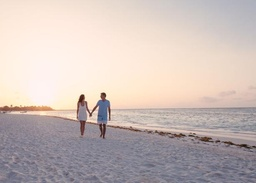
#> input picture Final Project/Code/samples/couple.jpg, 256 x 183 px, shrunk from 615 x 440 before the run
$ python main.py
#> lines starting #> are read from the running program, lines starting #| are printed output that depends on the picture
### Final Project/Code/seam_carving.py
import numpy as np
import cv2
import matplotlib.pyplot as plt
import matplotlib.image as mpimg


class SeamCarver:
    def __init__(self, filename, out_height, out_width, protect_mask='', object_mask=''):
        # initialize parameter
        self.filename = filename
        self.out_height = out_height
        self.out_width = out_width

        # read in image and store as np.float64 format
        self.in_image = cv2.imread(filename).astype(np.float64)
        self.in_height, self.in_width = self.in_image.shape[: 2]

        # keep tracking resulting image
        self.out_image = np.copy(self.in_image)

        # object removal --> self.object = True
        self.object = (object_mask != '')
        if self.object:
            # read in object mask image file as np.float64 format in gray scale
            self.mask = cv2.imread(object_mask, 0).astype(np.float64)
            self.protect = False
        # image re-sizing with or without protect mask
        else:
            self.protect = (protect_mask != '')
            if self.protect:
                # if protect_mask filename is provided, read in protect mask image file as np.float64 format in gray scale
                self.mask = cv2.imread(protect_mask, 0).astype(np.float64)
        # kernel for forward energy map calculation
        self.kernel_x = np.array([[0., 0., 0.], [-1., 0., 1.], [0., 0., 0.]], dtype=np.float64)
        self.kernel_y_left = np.array([[0., 0., 0.], [0., 0., 1.], [0., -1., 0.]], dtype=np.float64)
        self.kernel_y_right = np.array([[0., 0., 0.], [1., 0., 0.], [0., -1., 0.]], dtype=np.float64)

        # constant for covered area by protect mask or object mask
        self.constant = 1000

        # starting program
        self.start()


    def start(self):
        """
        :return:
        If object mask is provided --> object removal function will be executed
        else --> seam carving function (image retargeting) will be process
        """
        if self.object:
            self.object_removal()
        else:
            self.seams_carving()


    # [34 lines left out: function seams_carving, not called in this run]


    def object_removal(self):
        """
        :return:
        Object covered by mask will be removed first and seam will be inserted to return to original image dimension
        """
        rotate = False
        object_height, object_width = self.get_object_dimension()
        # [4 lines of commented-out code are left out]

        while len(np.where(self.mask[:, :] < 10)[0]) > 0:
            energy_map = self.calc_energy_map() #calculate energy map
            energy_map[np.where(self.mask[:, :] < 10)] *= -self.constant #add mask
            cumulative_map = self.cumulative_map_forward(energy_map)
            seam_idx = self.find_seam(cumulative_map)
            self.delete_seam(seam_idx)
            self.delete_seam_on_mask(seam_idx)
            print(len(np.where(self.mask[:, :] < 10)[0]))

        if not rotate:
            num_pixels = self.in_width - self.out_image.shape[1]
        else:
            num_pixels = self.in_height - self.out_image.shape[1]

        self.seams_insertion(num_pixels)
        if rotate:
            self.out_image = self.rotate_image(self.out_image, 0)


    # [15 lines left out: function seams_removal, not called in this run]


    def seams_insertion(self, num_pixel):
        if self.protect:
            temp_image = np.copy(self.out_image)
            temp_mask = np.copy(self.mask)
            seams_record = []

            for dummy in range(num_pixel):
                energy_map = self.calc_energy_map()
                energy_map[np.where(self.mask[:, :] < 10)] *= self.constant
                cumulative_map = self.cumulative_map_backward(energy_map)
                seam_idx = self.find_seam(cumulative_map)
                seams_record.append(seam_idx)
                self.delete_seam(seam_idx)
                self.delete_seam_on_mask(seam_idx)

            self.out_image = np.copy(temp_image)
            self.mask = np.copy(temp_mask)
            n = len(seams_record)
            for dummy in range(n):
                seam = seams_record.pop(0)
                self.add_seam(seam)
                self.add_seam_on_mask(seam)
                seams_record = self.update_seams(seams_record, seam)
        else:
            temp_image = np.copy(self.out_image)
            seams_record = []

            for dummy in range(num_pixel):
                energy_map = self.calc_energy_map()
                cumulative_map = self.cumulative_map_backward(energy_map)
                seam_idx = self.find_seam(cumulative_map)
                seams_record.append(seam_idx)
                self.delete_seam(seam_idx)

            self.out_image = np.copy(temp_image)
            n = len(seams_record)
            for dummy in range(n):
                seam = seams_record.pop(0)
                self.add_seam(seam)
                seams_record = self.update_seams(seams_record, seam)


    def calc_energy_map(self):
        b, g, r = cv2.split(self.out_image)
        b_energy = np.absolute(cv2.Scharr(b, -1, 1, 0)) + np.absolute(cv2.Scharr(b, -1, 0, 1))
        g_energy = np.absolute(cv2.Scharr(g, -1, 1, 0)) + np.absolute(cv2.Scharr(g, -1, 0, 1))
        r_energy = np.absolute(cv2.Scharr(r, -1, 1, 0)) + np.absolute(cv2.Scharr(r, -1, 0, 1))
        return b_energy + g_energy + r_energy


    def cumulative_map_backward(self, energy_map):
        m, n = energy_map.shape
        output = np.copy(energy_map)
        for row in range(1, m):
            for col in range(n):
                output[row, col] = \
                    energy_map[row, col] + np.amin(output[row - 1, max(col - 1, 0): min(col + 2, n - 1)])
        return output


    def cumulative_map_forward(self, energy_map):
        matrix_x = self.calc_neighbor_matrix(self.kernel_x)
        matrix_y_left = self.calc_neighbor_matrix(self.kernel_y_left)
        matrix_y_right = self.calc_neighbor_matrix(self.kernel_y_right)

        m, n = energy_map.shape
        output = np.copy(energy_map)
        for row in range(1, m):
            for col in range(n):
                if col == 0:
                    e_right = output[row - 1, col + 1] + matrix_x[row - 1, col + 1] + matrix_y_right[row - 1, col + 1]
                    e_up = output[row - 1, col] + matrix_x[row - 1, col]
                    output[row, col] = energy_map[row, col] + min(e_right, e_up)
                elif col == n - 1:
                    e_left = output[row - 1, col - 1] + matrix_x[row - 1, col - 1] + matrix_y_left[row - 1, col - 1]
                    e_up = output[row - 1, col] + matrix_x[row - 1, col]
                    output[row, col] = energy_map[row, col] + min(e_left, e_up)
                else:
                    e_left = output[row - 1, col - 1] + matrix_x[row - 1, col - 1] + matrix_y_left[row - 1, col - 1]
                    e_right = output[row - 1, col + 1] + matrix_x[row - 1, col + 1] + matrix_y_right[row - 1, col + 1]
                    e_up = output[row - 1, col] + matrix_x[row - 1, col]
                    output[row, col] = energy_map[row, col] + min(e_left, e_right, e_up)
        return output


    def calc_neighbor_matrix(self, kernel):
        b, g, r = cv2.split(self.out_image)
        output = np.absolute(cv2.filter2D(b, -1, kernel=kernel)) + \
                 np.absolute(cv2.filter2D(g, -1, kernel=kernel)) + \
                 np.absolute(cv2.filter2D(r, -1, kernel=kernel))
        return output


    def find_seam(self, cumulative_map):
        m, n = cumulative_map.shape
        output = np.zeros((m,), dtype=np.uint32)
        output[-1] = np.argmin(cumulative_map[-1])
        for row in range(m - 2, -1, -1):
            prv_x = output[row + 1]
            if prv_x == 0:
                output[row] = np.argmin(cumulative_map[row, : 2])
            else:
                output[row] = np.argmin(cumulative_map[row, prv_x - 1: min(prv_x + 2, n - 1)]) + prv_x - 1
        return output


    def delete_seam(self, seam_idx):
        m, n = self.out_image.shape[: 2]
        output = np.zeros((m, n - 1, 3))
        for row in range(m):
            col = seam_idx[row]
            output[row, :, 0] = np.delete(self.out_image[row, :, 0], [col])
            output[row, :, 1] = np.delete(self.out_image[row, :, 1], [col])
            output[row, :, 2] = np.delete(self.out_image[row, :, 2], [col])
        self.out_image = np.copy(output)


    def add_seam(self, seam_idx):
        m, n = self.out_image.shape[: 2]
        output = np.zeros((m, n + 1, 3))
        for row in range(m):
            col = seam_idx[row]
            for ch in range(3):
                if col == 0:
                    p = np.average(self.out_image[row, col: col + 2, ch])
                    output[row, col, ch] = self.out_image[row, col, ch]
                    output[row, col + 1, ch] = p
                    output[row, col + 1:, ch] = self.out_image[row, col:, ch]
                else:
                    p = np.average(self.out_image[row, col - 1: col + 1, ch])
                    output[row, : col, ch] = self.out_image[row, : col, ch]
                    output[row, col, ch] = p
                    output[row, col + 1:, ch] = self.out_image[row, col:, ch]
        self.out_image = np.copy(output)


    def update_seams(self, remaining_seams, current_seam):
        output = []
        for seam in remaining_seams:
            seam[np.where(seam >= current_seam)] += 2
            output.append(seam)
        return output


    # [26 lines left out: functions rotate_image, rotate_mask, not called in this run]


    def delete_seam_on_mask(self, seam_idx):
        m, n = self.mask.shape
        output = np.zeros((m, n - 1))
        for row in range(m):
            col = seam_idx[row]
            output[row, : ] = np.delete(self.mask[row, : ], [col])
        self.mask = np.copy(output)


    # [16 lines left out: function add_seam_on_mask, not called in this run]


    def get_object_dimension(self):
        rows, cols = np.where(self.mask < 10)
        height = np.amax(rows) - np.amin(rows) + 1
        width = np.amax(cols) - np.amin(cols) + 1
        return height, width


    def save_result(self, filename):
        cv2.imwrite(filename, self.out_image.astype(np.uint8))

### Final Project/Code/main.py
from seam_carving import SeamCarver

import os


def image_resize_without_mask(filename_input, filename_output, new_height, new_width):
    obj = SeamCarver(filename_input, new_height, new_width)
    obj.save_result(filename_output)


def image_resize_with_mask(filename_input, filename_output, new_height, new_width, filename_mask):
    obj = SeamCarver(filename_input, new_height, new_width, protect_mask=filename_mask)
    obj.save_result(filename_output)


def object_removal(filename_input, filename_output, filename_mask):
    obj = SeamCarver(filename_input, 0, 0, object_mask=filename_mask)
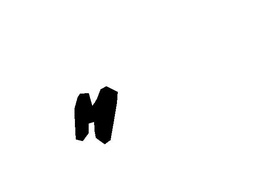
#> input picture Final Project/Code/samples/mask.jpg, 256 x 183 px, shrunk from 615 x 440 before the run
#> in get_object_dimension, `rows, cols = np.where(self.mask < 10)`: rows = 1604 values from 87 to 142; cols = 1604 values, max 116 at index 64, min 75 at index 508, mean 95.7
#> in get_object_dimension, `height = np.amax(rows) - np.amin(rows) + 1`: height = 56
#> in get_object_dimension, `width = np.amax(cols) - np.amin(cols) + 1`: width = 42
#> in object_removal, `object_height, object_width = self.get_object_dimension()`: object_height = 56; object_width = 42
#> the loop in object_removal, `while len(np.where(self.mask[:, :] < 10)[0]) > 0:` made 41 passes
#| 1548
#| 1492
#| 1437
#| 1383
#| 1329
#| 1275
#| 1228
#| 1181
#> (further printed lines are left out)
#> pass 1, in calc_energy_map, `b_energy = np.absolute(cv2.Scharr(b, -1, 1, 0)) + np.absolute(cv2.Scha..`:
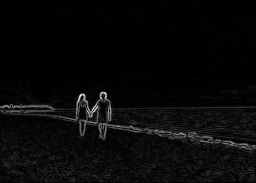
#> b_energy: shape (183, 256) float64; min 0, max 4702, mean 170.5; drawn with min black and max white
#> after the loop in object_removal, `while len(np.where(self.mask[:, :] < 10)[0]) > 0:`:
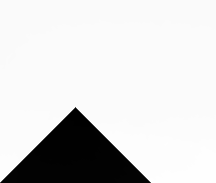
#> cumulative_map: shape (183, 216) float64; min -4083344, max 66765, mean -576653.5; drawn with min black and max white
#> in object_removal, `num_pixels = self.in_width - self.out_image.shape[1]`: num_pixels = 41
#> the loop in seams_insertion, `for dummy in range(num_pixel):` made 41 passes
#> pass 1, in calc_energy_map (call 42), `b_energy = np.absolute(cv2.Scharr(b, -1, 1, 0)) + np.absolute(cv2.Scha..`:
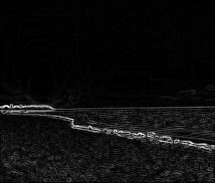
#> b_energy: shape (183, 215) float64; min 0, max 2888, mean 157.7; drawn with min black and max white
#> after the loop in seams_insertion, `for dummy in range(num_pixel):`:
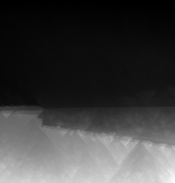
#> cumulative_map: shape (183, 175) float64; min 0, max 67594, mean 16735.7; drawn with min black and max white
#> after the loop in seams_insertion, `for dummy in range(num_pixel):`:
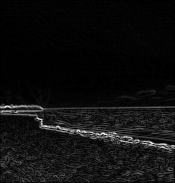
#> energy_map: shape (183, 175) float64; min 0, max 8090, mean 500.9; drawn with min black and max white
#> after the loop in seams_insertion, `for dummy in range(num_pixel):`: seams_record = 41 items
#> in seams_insertion, `n = len(seams_record)`: n = 41
    obj.save_result(filename_output)
#> in save_result, `cv2.imwrite(filename, self.out_image.astype(np.uint8))`:
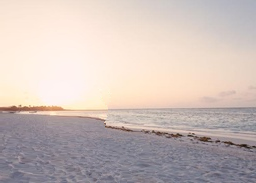
#> saved as obj_removed.jpg: shape (183, 256, 3); mean B, G, R 184.6, 189.4, 202.8


"""
Put image in in/images folder and protect or object mask in in/masks folder
Ouput image will be saved to out/images folder with filename_output
"""

folder_in = './'
folder_out = './'

filename_input = 'couple.jpg'
filename_mask = 'mask.jpg'
filename_output = 'obj_removed.jpg'
# new_height = 440
# new_width  = 615

input_image = os.path.join(folder_in, "samples/", filename_input)
input_mask = os.path.join(folder_in, "samples/", filename_mask)
output_image = os.path.join(folder_out, "results/", filename_output)

# image_resize_without_mask(input_image, output_image, new_height, new_width)

# image_resize_with_mask(input_image, output_image, new_height, new_width, input_mask)
object_removal(input_image, output_image, input_mask)
print("end")
